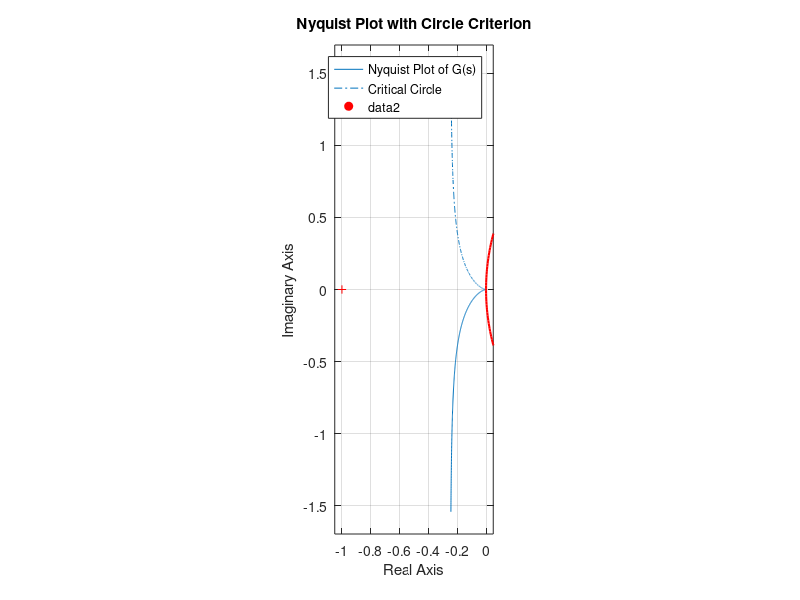

Write MATLAB code to recreate this figure.
% Linear system G(s)
numerator = 1;                  % Numerator of G(s)
denominator = [1, 2, 0];        % Denominator of G(s)
G = tf(numerator, denominator); % Transfer function G(s)

% Sector bounds for the nonlinearity
a = 0;  % Lower bound
b = 3;  % Upper bound

% Circle parameters (center and radius)
center = (a + b) / 2;           % Center of the circle
radius = (b - a) / 2;           % Radius of the circle

% Plot the Nyquist plot of G(s)
figure;
nyquist(G);                     % Nyquist plot of the linear system
hold on;

% Plot the critical circle for the sector bounds
theta = linspace(0, 2*pi, 500); % Parameter for the circle
x_circle = center + radius * cos(theta); % Real part of the circle
y_circle = radius * sin(theta);          % Imaginary part of the circle

plot(x_circle, y_circle, 'r', 'LineWidth', 1.5); % Circle in red
legend('Nyquist Plot of G(s)', 'Critical Circle');
title('Nyquist Plot with Circle Criterion');
xlabel('Real Axis');
ylabel('Imaginary Axis');
grid on;
axis equal;

% Highlight the center of the circle
plot(center, 0, 'ro', 'MarkerFaceColor', 'r'); % Circle center

% Display stability conclusion
fprintf('Circle Center: %f\n', center);
fprintf('Circle Radius: %f\n', radius);
disp('Check if the Nyquist plot of G(s) stays outside the critical circle.');
